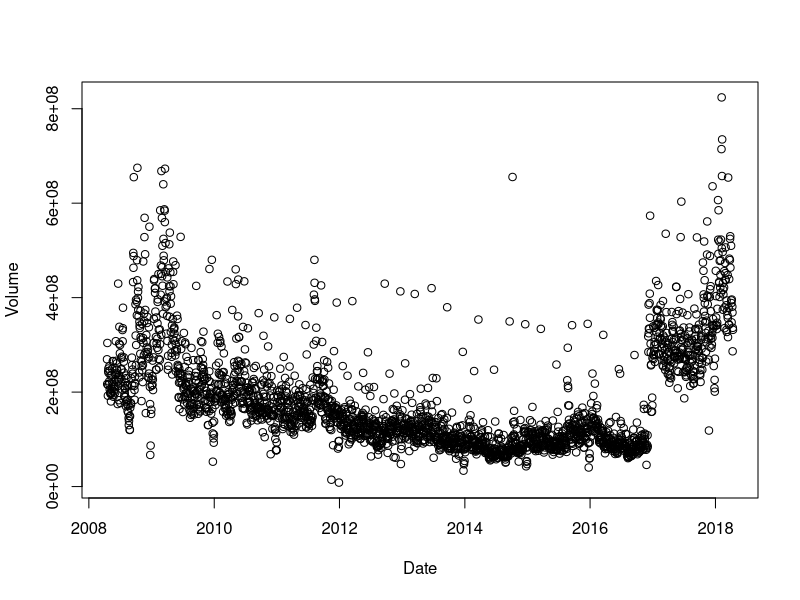
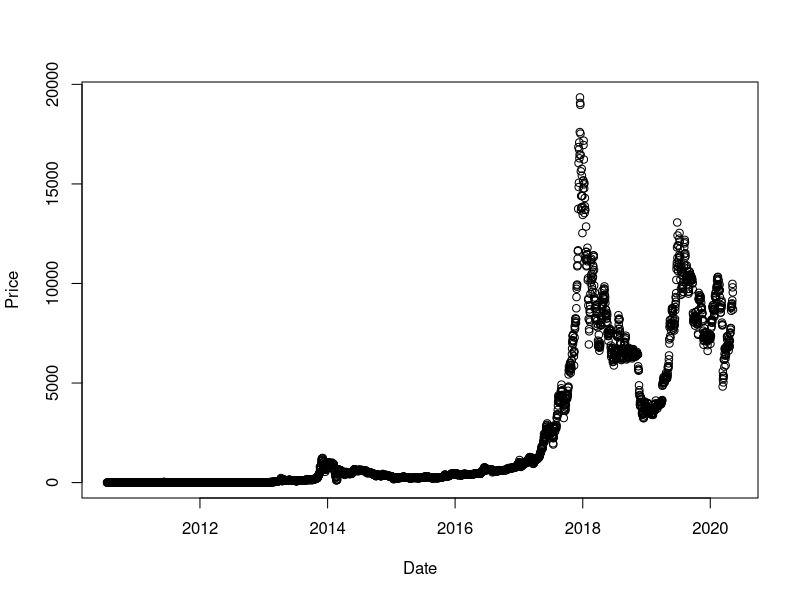
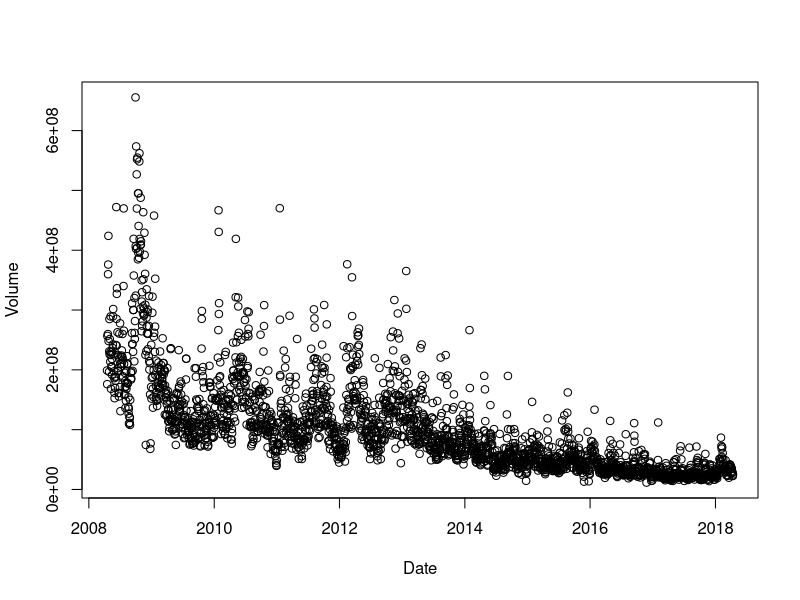
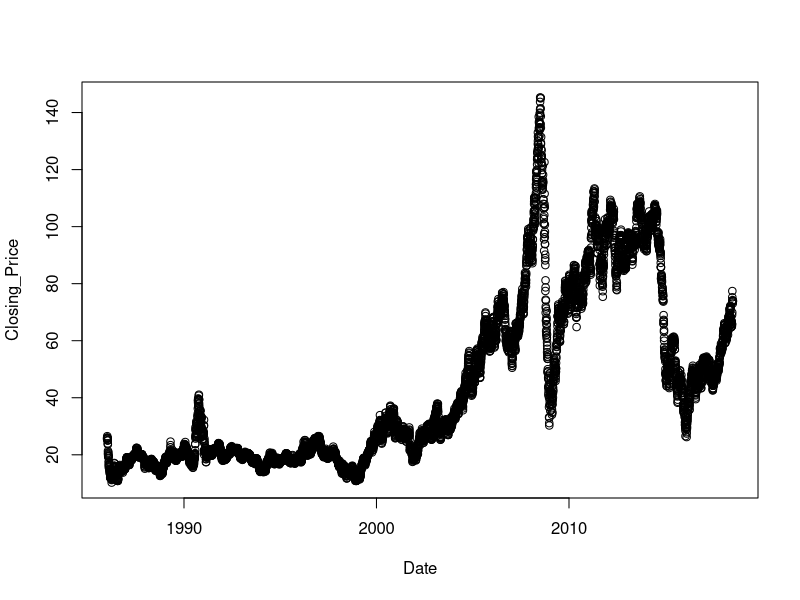
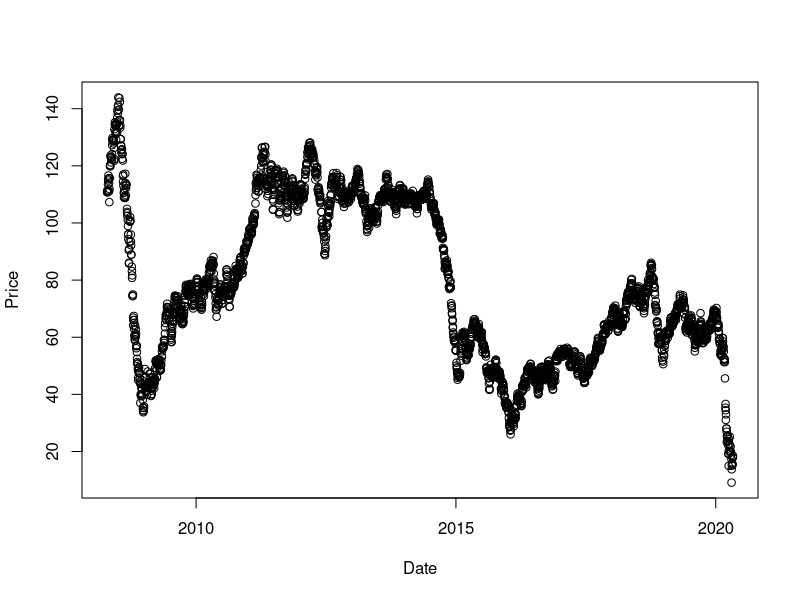

Generate these figures, in order, with R:
## ---- chunk 1
options(scipen = 1, digits = 4, width = 80)
library(knitr)
opts_chunk$set(cache = TRUE, autodep = TRUE)
## ---- chunk 2
# install necessary packages
# install.packages("readxl")
## ---- chunk 3
library(readr)
library("readxl")
## ---- chunk 4
The_interest_rate_for_the_United_States<- read_csv("The interest rate for the United States, from 2008 - 2018.csv")
plot(Volume ~ Date, data=The_interest_rate_for_the_United_States)
## ---- chunk 5
Dow_Jones_Industrial_Average_from_April <- read_csv("Dow Jones Industrial Average from April 2008 to April 2018.csv")
## ---- chunk 6
# price of bitcoin
Bitcoin <- read_csv("Bitcoin Historical Data - Investing.com.csv")
Bitcoin$Date = as.Date(Bitcoin$Date, format="%b %d, %Y")
plot(Price ~ Date, data=Bitcoin)
## ---- chunk 7
Apple_Inc_company_stock <- read_csv("Apple Inc. - company stock.csv")
plot(Volume ~ Date, data=Apple_Inc_company_stock)
## ---- chunk 8
Crude_Oil_price <- read_excel("Crude Oil Prices Daily.xlsx")
Crude_Oil_price$Date = as.Date(Crude_Oil_price$Date, format="%m/%d/%Y")
plot(Closing_Price ~ Date, data=Crude_Oil_price)

Brent_Oil_price <- read_csv("BrentOilPrices.csv")
Brent_Oil_price$Date = as.Date(Brent_Oil_price$Date, format="%d-%b-%y")
plot(Price ~ Date, data=Brent_Oil_price)
